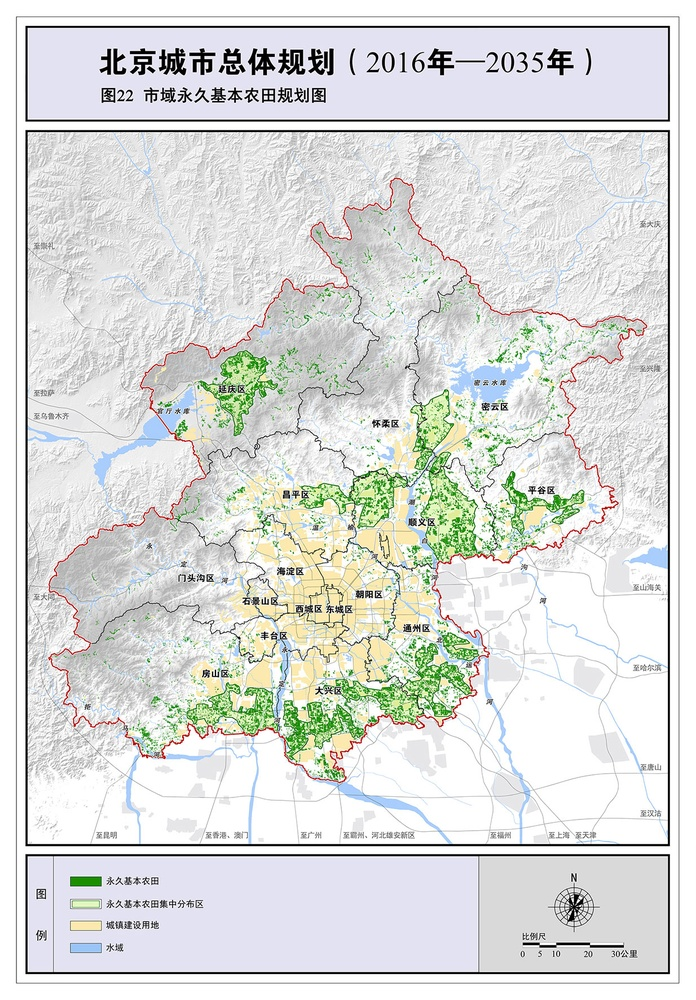
#> input picture 城市规划图/北京市.jpg, 696 x 1000 px, shrunk from 1234 x 1772 before the run
$ python '土地规划.py'
#> lines starting #> are read from the running program, lines starting #| are printed output that depends on the picture; after the words box and inside, x2 and y2 are one past the last pixel; in counts of white or black regions, pixels touching at a corner belong together
#> further down, im0 is the input picture: PIL image 696x1000 RGB; mean R, G, B 219.6, 221.5, 219.2
import numpy as np
from PIL import Image

def isgreen(x):
    # if x[0]<80 and x[1]>115 and x[2]<80:
    if x[1]>x[0]+30 and x[1]>x[2]+30:
        return 1
    else:
        return 0


def promatrix_prime(im):
    size = im.shape
#> size = (1000, 696, 3)
    new_pic = np.zeros(size)
    m=size[0]
#> m = 1000
    n=size[1]
#> n = 696
    for i in range(m):
        for j in range(n):
            if isgreen(im[i][j])==1:
                new_pic[i][j] = [0,255,0]
                im[i][j] = [255,0,0]
            else:
                new_pic[i][j] = [255,255,255]
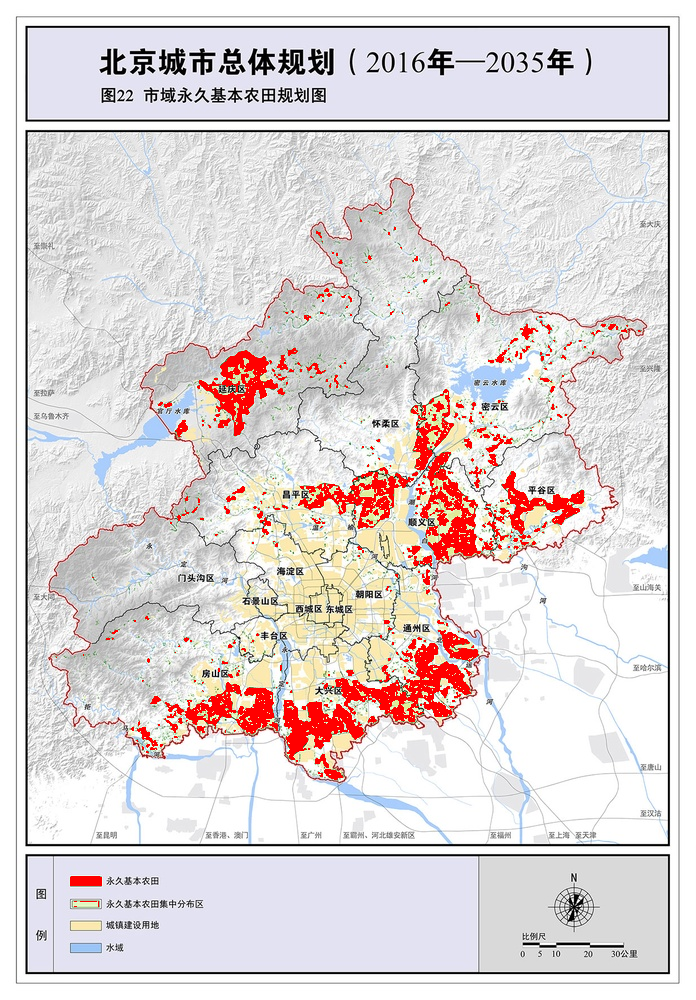
#> im: shape (1000, 696, 3); 3.32% of pixels changed, all inside (x1, y1, x2, y2) = (56, 212, 641, 907)
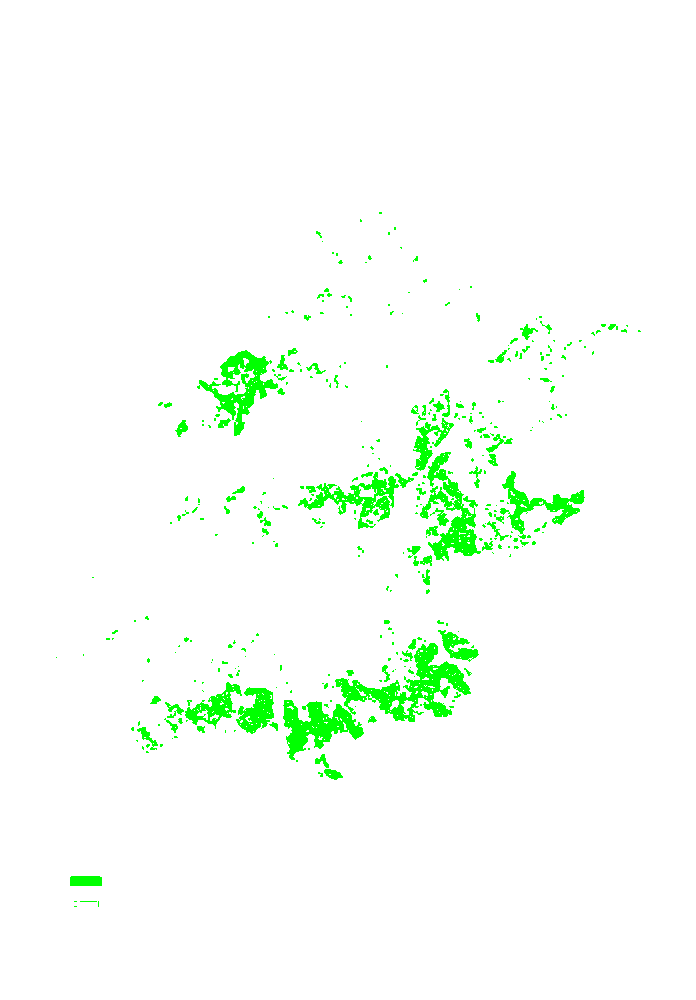
#> new_pic: shape (1000, 696, 3) float64; mean of channels 0, 1, 2 246.5, 255, 246.5; drawn as R, G, B
            # print('i:',i,'j:',j,'new:', new_pic[i][j],'\n')
    newim=Image.fromarray(im.astype(np.uint8))
    newim.show()#查看新生成的图像
    newim.save('new.png')

    trans_im = Image.fromarray(new_pic.astype(np.uint8))
    # trans_im.show()  # 查看新生成的图像
    trans_im.save('trans.png')
    return new_pic

# if __name__ == "main":
im0=Image.open('北京市.jpg')
im=np.array(im0)
immatrix=promatrix_prime(im)
# np.save("array.npy",immatrix)

$ run again, with 城市规划图/宁波市.jpg copied over 城市规划图/北京市.jpg
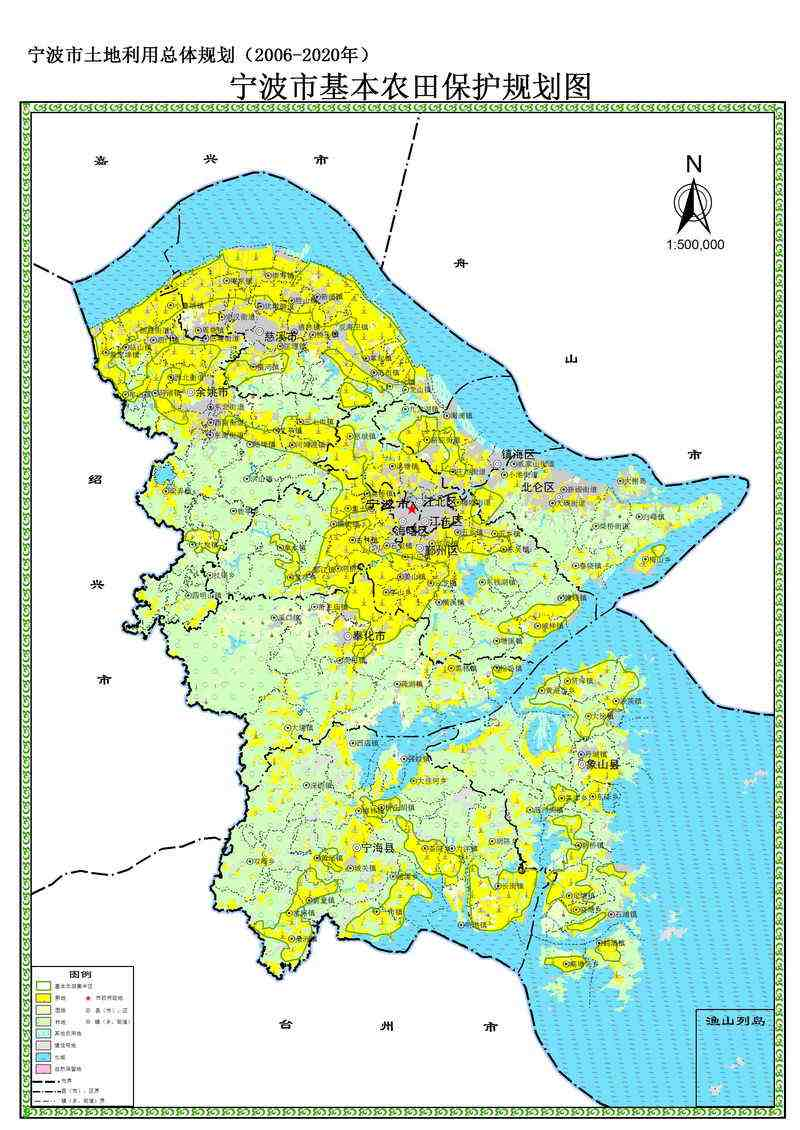
#> input picture 城市规划图/宁波市.jpg, 800 x 1130 px
#> im0 is the input picture: PIL image 800x1130 RGB; mean R, G, B 209.7, 231, 206.3
#> after the loop in promatrix_prime, `for i in range(m):`:
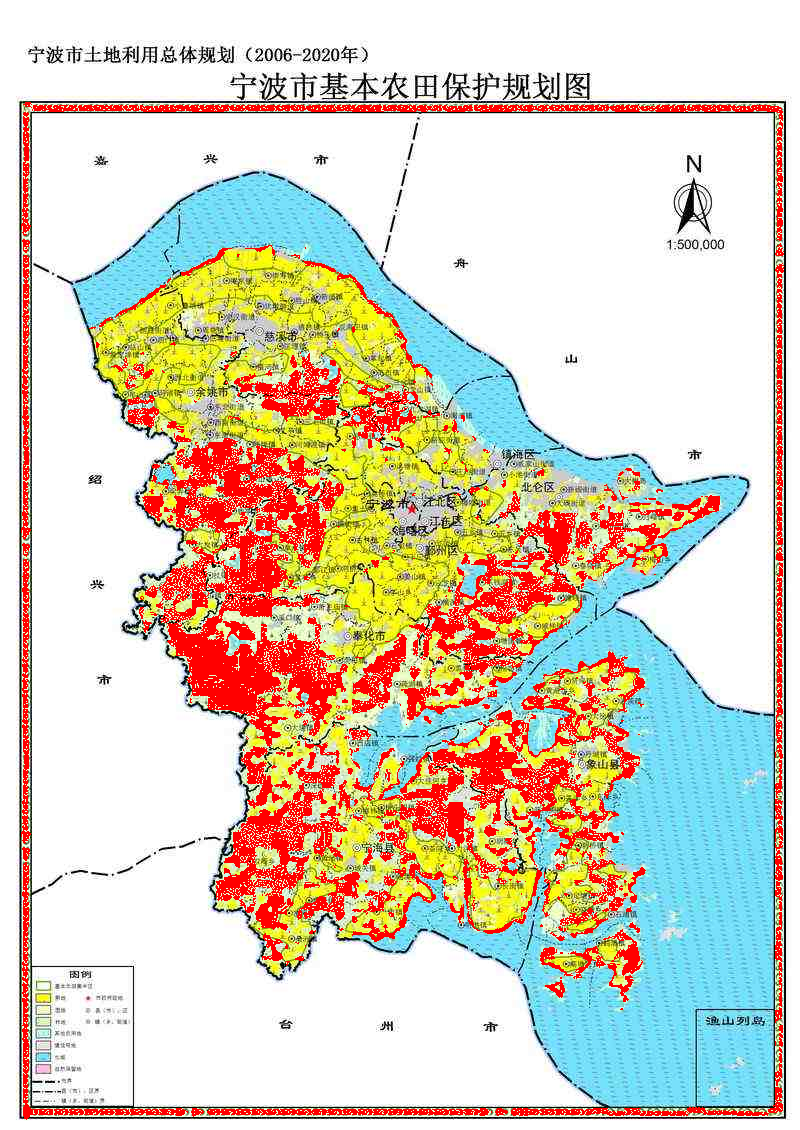
#> im: shape (1130, 800, 3); 10.45% of pixels changed, all inside (x1, y1, x2, y2) = (21, 102, 784, 1120)
#> after the loop in promatrix_prime, `for i in range(m):`:
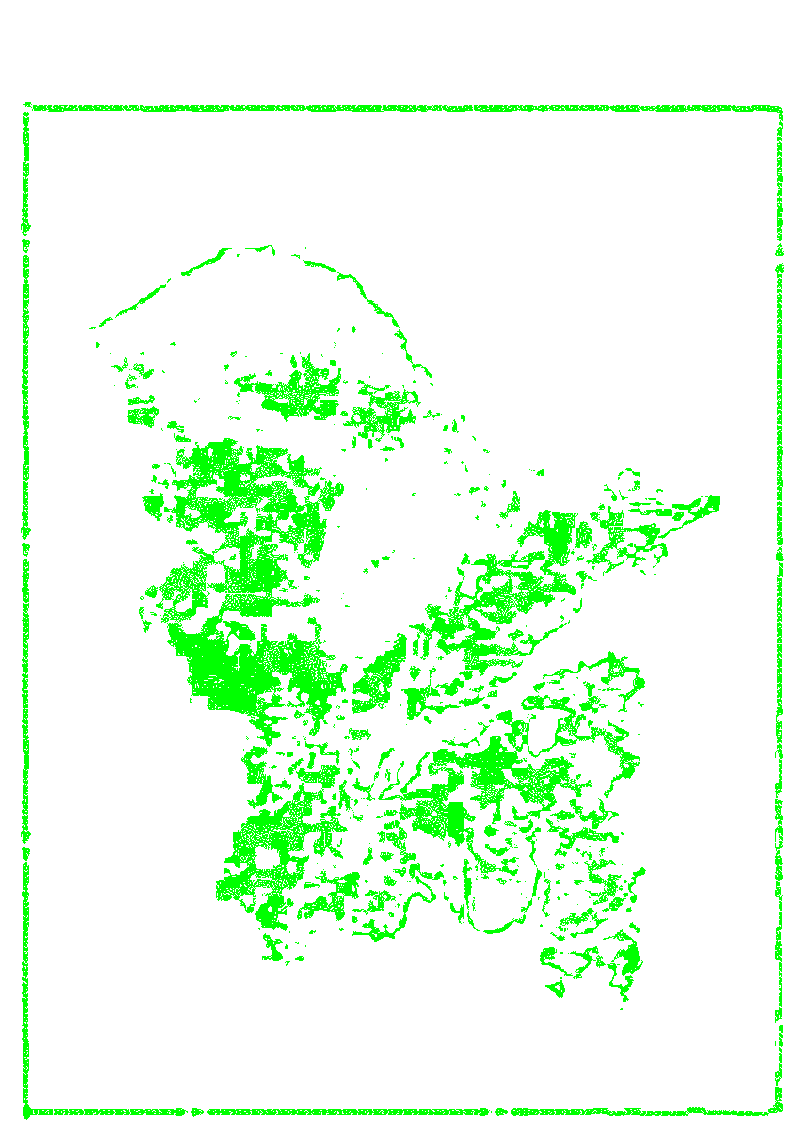
#> new_pic: shape (1130, 800, 3) float64; mean of channels 0, 1, 2 228.4, 255, 228.4; drawn as R, G, B

$ run again, with 城市规划图/镇安乡.jpg copied over 城市规划图/北京市.jpg
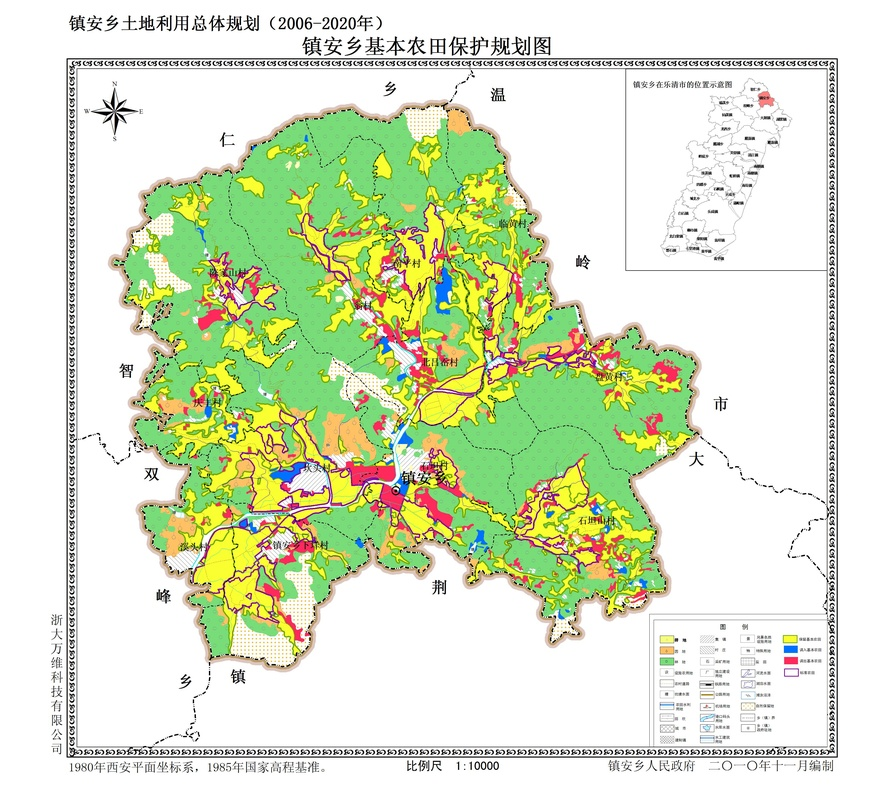
#> input picture 城市规划图/镇安乡.jpg, 891 x 792 px, shrunk from 3544 x 3150 before the run
#> im0 is the input picture: PIL image 891x792 RGB; mean R, G, B 219, 229.4, 199.8
#> after the loop in promatrix_prime, `for i in range(m):`:
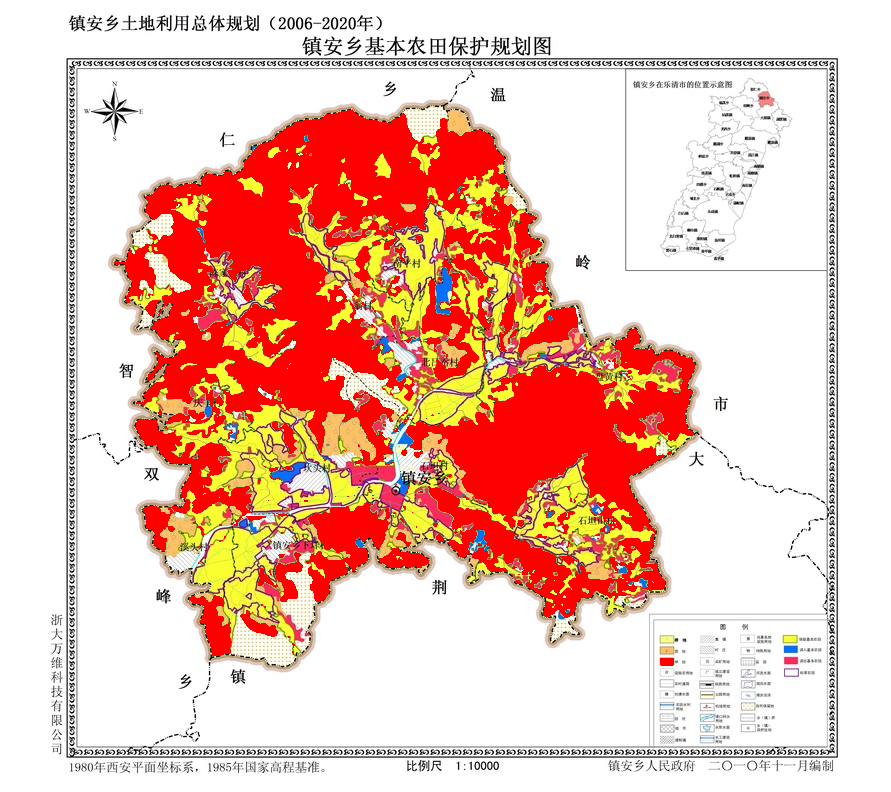
#> im: shape (792, 891, 3); 15.68% of pixels changed, all inside (x1, y1, x2, y2) = (114, 110, 695, 666)
#> after the loop in promatrix_prime, `for i in range(m):`:
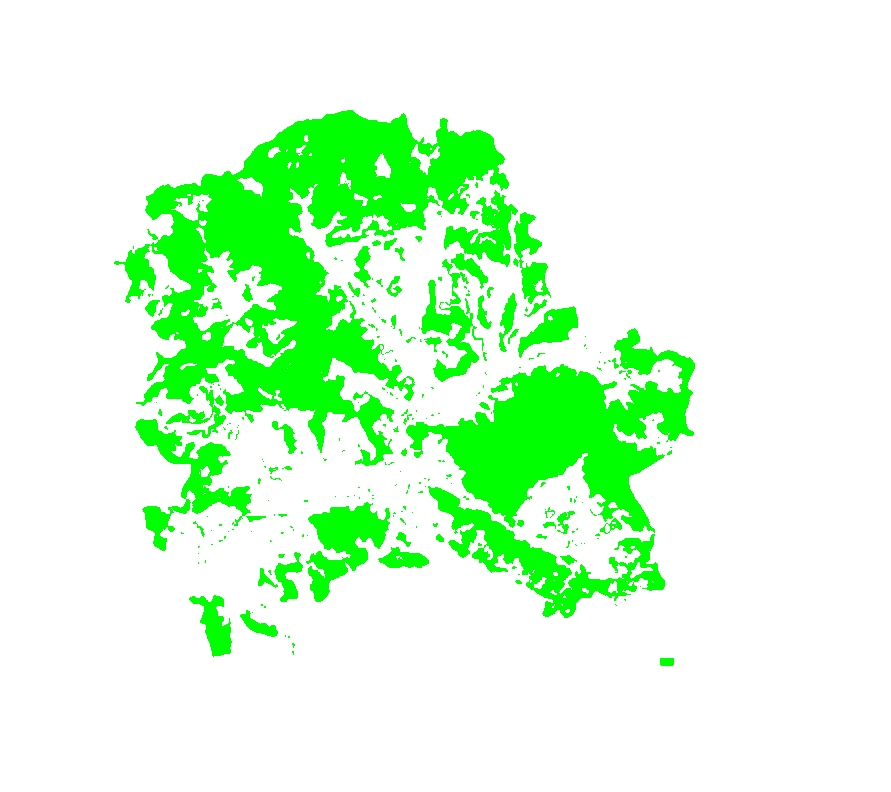
#> new_pic: shape (792, 891, 3) float64; mean of channels 0, 1, 2 215, 255, 215; drawn as R, G, B
